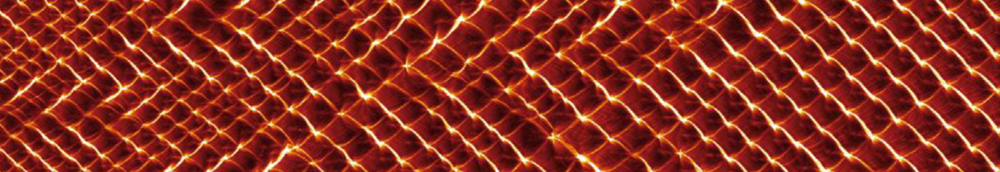
#> input picture example/case_10a.png, 1000 x 172 px, shrunk from 2624 x 452 before the run
$ python -i core.py   (imports and definitions only)   (older library calls are emulated)
#> lines starting #> are read from the running program, lines starting #| are printed output that depends on the picture
#> further down, picture is the input picture: shape (172, 1000, 3); mean B, G, R 31.9, 45.8, 137
#!/usr/bin/env python3
# -*- coding: utf-8 -*-
"""
This is file implements the main image segmentation pipeline.
Includes preprocessing, denoising, and cell detection functions.

Authors:
    - Vansh Sharma, Michael Ullman and Venkat Raman

Affiliation:
    - APCL Group
    - Department of Aerospace Engineering, University of Michigan, Ann Arbor
"""

import numpy as np
import cv2
from skimage.io import imread
from PIL import Image
from scipy.ndimage import center_of_mass
from cellpose import utils, models
from cellpose import denoise
from .config import (
    DEFAULT_MODEL_TYPE,
    DEFAULT_CHANNELS,
    DEFAULT_DIAMETER,
    FLOW_THRESHOLD,
    CELLPROB_THRESHOLD,
    NITER,
    RESAMPLE,
    DO_3D,
    USE_GPU,
    DENOISE_MODEL_TYPE
)

# [10 lines left out: function load_image, not called in this run]

def preprocess_image(image):
    """Preprocess the image by applying gradient-based edge enhancement."""
    grad_x = cv2.Sobel(image, cv2.CV_64F, 1, 0, ksize=3) ## to be used for Y major images
    grad_y = cv2.Sobel(image, cv2.CV_64F, 0, 1, ksize=3)
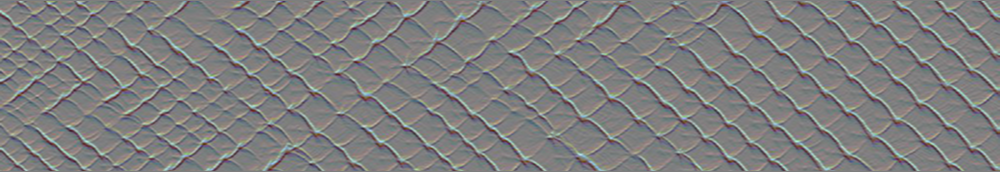
#> grad_y: shape (172, 1000, 3) float64; mean B, G, R 0, -0.1, 0; drawn with min black and max white

    north_edges = -grad_y
    south_edges = grad_y

    north_edges[north_edges < 0] = 0
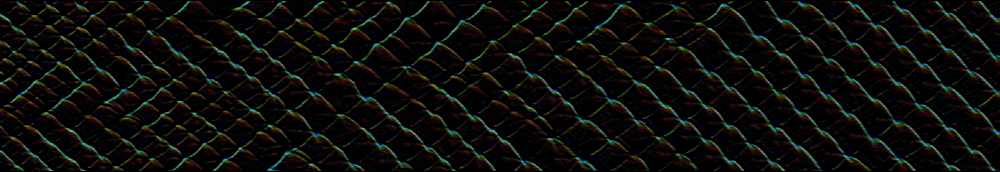
#> north_edges: shape (172, 1000, 3) float64; mean B, G, R 36.9, 45.4, 44.1; drawn with min black and max white
    south_edges[south_edges < 0] = 0

    north_edges = cv2.normalize(north_edges, None, 0, 255, cv2.NORM_MINMAX).astype(np.uint8)
    south_edges = cv2.normalize(south_edges, None, 0, 255, cv2.NORM_MINMAX).astype(np.uint8)

    # Create larger kernels for dilation to add more thickness towards specific directions
    # Using symmetrical kernels for centered thickening effect
    kernel_size = 5  # Adjust this to increase thickness
    north_kernel = np.ones((kernel_size, 1), np.uint8)
    south_kernel = np.ones((kernel_size, 1), np.uint8)

    # Apply dilation and erosion to add more thickness towards the desired directions while keeping edges centered
    south_thick_edges = cv2.dilate(south_edges, north_kernel, iterations=1)
    south_thick_edges = cv2.erode(south_thick_edges, north_kernel, iterations=1)
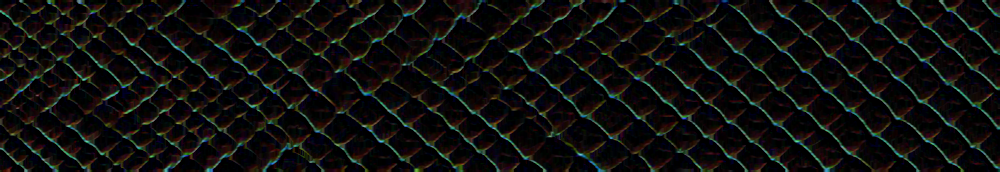
#> south_thick_edges: shape (172, 1000, 3); mean B, G, R 14, 15.3, 15.5

    north_thick_edges = cv2.dilate(north_edges, south_kernel, iterations=2)
    north_thick_edges = cv2.erode(north_thick_edges, south_kernel, iterations=1)
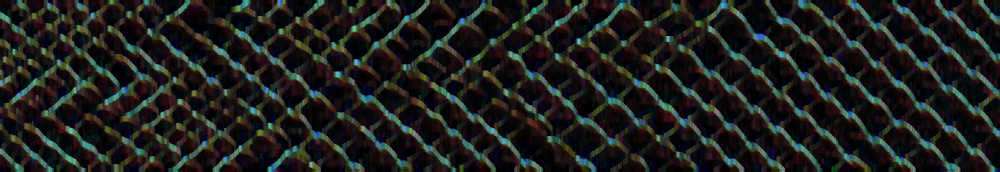
#> north_thick_edges: shape (172, 1000, 3); mean B, G, R 29.6, 32.3, 30.2

    # Combine North and South thickened edges without normalization to prevent blurriness
    combined_thick_edges = cv2.add(north_thick_edges, south_thick_edges)
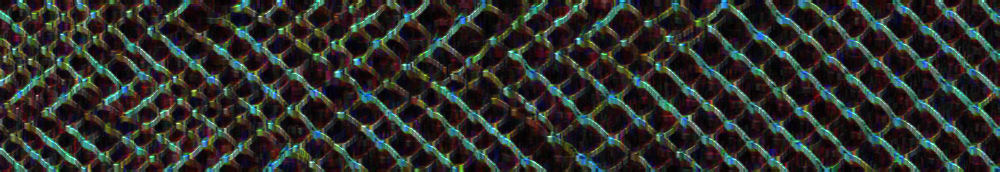
#> combined_thick_edges: shape (172, 1000, 3); mean B, G, R 43.5, 47.5, 45.7

    # Apply Laplacian filter for edge enhancement
    laplacian = cv2.Laplacian(combined_thick_edges, cv2.CV_64F)
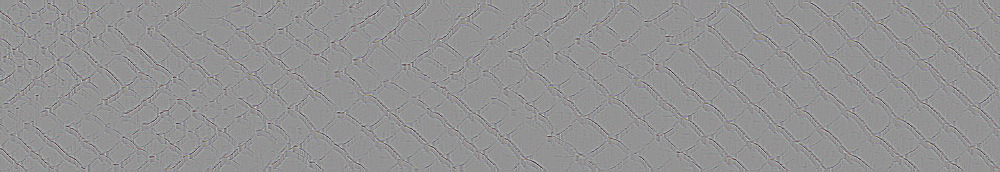
#> laplacian: shape (172, 1000, 3) float64; mean B, G, R 0, 0, 0; drawn with min black and max white
    sharp_edges = cv2.convertScaleAbs(laplacian)  # Convert the result to unsigned 8-bit type
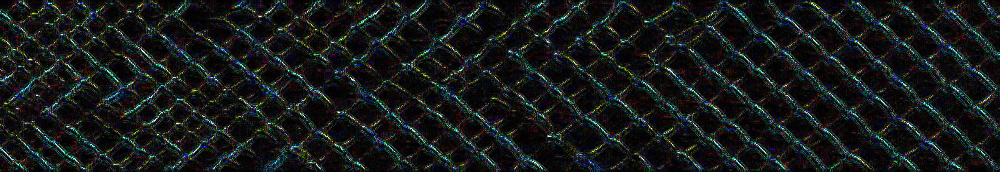
#> sharp_edges: shape (172, 1000, 3); mean B, G, R 25.8, 26.1, 22.7

    # Normalize the final image to ensure it fits within the display range
    sharp_edges = cv2.normalize(sharp_edges, None, 0, 255, cv2.NORM_MINMAX).astype(np.uint8)
    print("~~~ Image processed ~~~")
    return sharp_edges


# [87 lines left out: functions denoise_image, segment_cells, extract_cell_properties, clip_image_and_masks, not called in this run]

>>> import cv2
>>> picture = cv2.imread('../example/case_10a.png')
>>> result = preprocess_image(picture)
